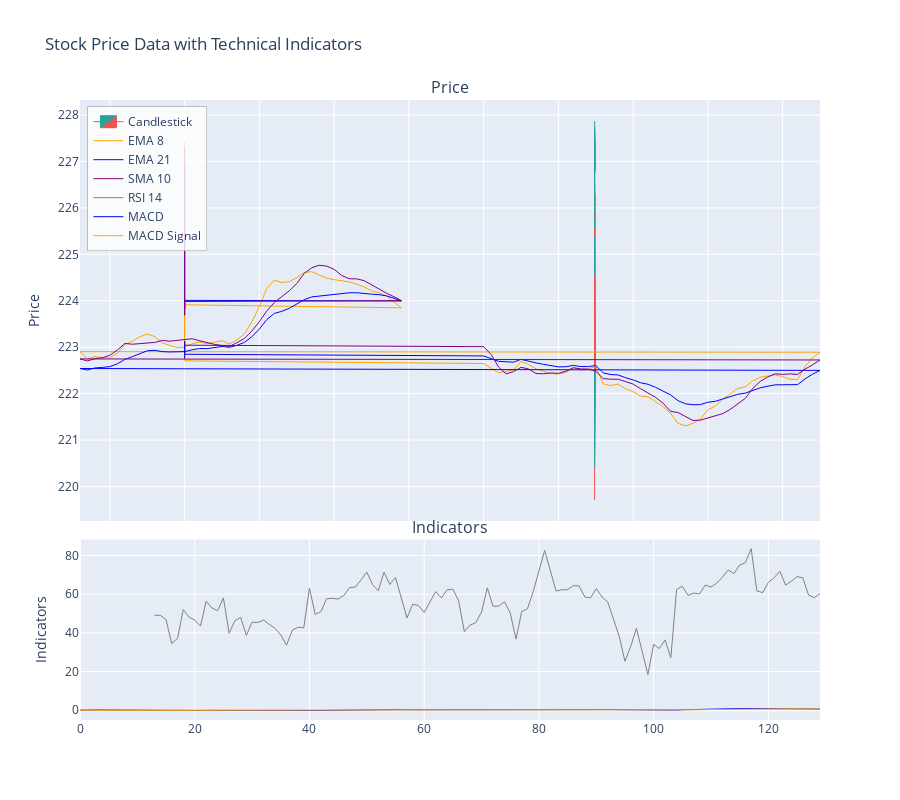
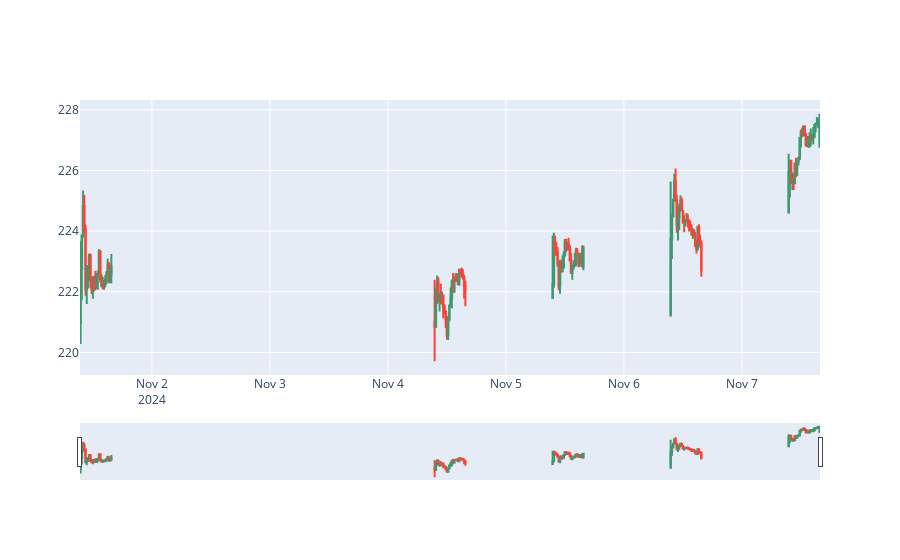

The notebook cell saved with these charts, in order:
### Code cell
import yfinance as yf
import pandas as pd
import plotly.graph_objects as go
import plotly.subplots as sp
from plotly.offline import iplot


class StockPlotter:
    def __init__(self, ticker, start_date, end_date, interval):
        self.ticker = ticker
        self.start_date = start_date
        self.end_date = end_date
        self.interval = interval
        self.data = None

    def get_data(self):
        # Retrieve stock data from Yahoo Finance
        data = yf.download(tickers = self.ticker, start = self.start_date, end = self.end_date, interval = self.interval)
        data = data.reset_index() 
        for i in ["Open", "High", "Close", "Low"]: 
            data[i] = data[i].astype("float64")
        self.data = data
        return data
    
    def calculate_technical_indicators(self):
    # Calculate EMA
        self.data['EMA_8'] = self.data['Close'][f"{self.ticker}"].ewm(span=8, adjust=False).mean()
        self.data['EMA_21'] = self.data['Close'][f"{self.ticker}"].ewm(span=21, adjust=False).mean()

        # Calculate SMA
        self.data['SMA_10'] = self.data['Close'][f"{self.ticker}"].rolling(window=10).mean()

        # Calculate RSI
        delta = self.data['Close'][f"{self.ticker}"].diff()
        gain = (delta.where(delta > 0, 0)).rolling(window=14).mean()
        loss = (-delta.where(delta < 0, 0)).rolling(window=14).mean()
        rs = gain / loss
        self.data['RSI_14'] = 100 - (100 / (1 + rs))

        # Calculate MACD
        ema_12 = self.data['Close'][f"{self.ticker}"].ewm(span=12, adjust=False).mean()
        ema_26 = self.data['Close'][f"{self.ticker}"].ewm(span=26, adjust=False).mean()
        self.data['MACD'] = ema_12 - ema_26
        self.data['MACD_Signal'] = self.data['MACD'].ewm(span=9, adjust=False).mean()

        # Calculate Parabolic SAR
        self.data['SAR'] = self.data['Close'][f"{self.ticker}"].rolling(window=4).apply(lambda x: x.min() if x.idxmin() == x.index[-1] else x.max())

        return self.data
        
    def plot_with_indicators_2(self):
    # Create figure with secondary y-axis using subplots
        fig = sp.make_subplots(rows=2, cols=1, 
                            shared_xaxes=True,
                            vertical_spacing=0.03,
                            subplot_titles=('Price', 'Indicators'),
                            row_heights=[0.7, 0.3])

        # Add candlestick with enhanced visibility settings
        fig.add_trace(go.Candlestick(
            x=self.data["Datetime"],
            open=self.data['Open'][f"{self.ticker}"],
            high=self.data['High'][f"{self.ticker}"],
            low=self.data['Low'][f"{self.ticker}"],
            close=self.data['Close'][f"{self.ticker}"],
            name='Candlestick',
            increasing_line_color='#26a69a',
            decreasing_line_color='#ef5350',
            increasing_fillcolor='#26a69a',
            decreasing_fillcolor='#ef5350',
            line=dict(width=1),
            opacity=1,
            showlegend=True,
            visible=True,
        ), row=1, col=1)

        # Add EMA lines to first subplot
        fig.add_trace(go.Scatter(
            x=self.data.index, y=self.data['EMA_8'],
            mode='lines', name='EMA 8',
            line=dict(color='orange', width=1)
        ), row=1, col=1)
        
        fig.add_trace(go.Scatter(
            x=self.data.index, y=self.data['EMA_21'],
            mode='lines', name='EMA 21',
            line=dict(color='blue', width=1)
        ), row=1, col=1)

        # Add SMA to first subplot
        fig.add_trace(go.Scatter(
            x=self.data.index, y=self.data['SMA_10'],
            mode='lines', name='SMA 10',
            line=dict(color='purple', width=1)
        ), row=1, col=1)

        # Add indicators to second subplot
        fig.add_trace(go.Scatter(
            x=self.data.index, y=self.data['RSI_14'],
            mode='lines', name='RSI 14',
            line=dict(color='gray', width=1)
        ), row=2, col=1)

        fig.add_trace(go.Scatter(
            x=self.data.index, y=self.data['MACD'],
            mode='lines', name='MACD',
            line=dict(color='blue', width=1)
        ), row=2, col=1)

        fig.add_trace(go.Scatter(
            x=self.data.index, y=self.data['MACD_Signal'],
            mode='lines', name='MACD Signal',
            line=dict(color='orange', width=1)
        ), row=2, col=1)

        fig.update_layout(
            title='Stock Price Data with Technical Indicators',
            height=800,
            showlegend=True,
            xaxis_rangeslider_visible=False,
            legend=dict(
                yanchor="top",
                y=0.99,
                xanchor="left",
                x=0.01,
                bgcolor='rgba(255, 255, 255, 0.8)',
                bordercolor='rgba(0, 0, 0, 0.2)',
                borderwidth=1
            ),
            # Ensure candlestick visibility
            uirevision=True
        )

        # Update yaxis properties
        fig.update_yaxes(title_text="Price", row=1, col=1)
        fig.update_yaxes(title_text="Indicators", row=2, col=1)

        fig.show()
        
    def plot_with_indicators_3(self):
        # Convert dataframes to series 
        # Create figure
        fig_2 = go.Figure(data=[go.Candlestick(
            x=self.data["Datetime"],
            open=self.data['Open']["AAPL"],
            high=self.data['High']["AAPL"],
            low=self.data['Low']["AAPL"],
            close=self.data['Close']["AAPL"])])

        # print(type(self.data))
        # print(type(self.data["Datetime"]))
        # print(type(self.data["Open"][f"{self.ticker}"]))
        
        fig_2.show()
        
start_date = '2024-11-01'
end_date = '2024-11-08'        

example = StockPlotter(ticker = 'AAPL', start_date = start_date, end_date = end_date, interval = "15m") 

example.get_data() 
# print(example.data)
example.calculate_technical_indicators() 
example.plot_with_indicators_2()
example.plot_with_indicators_3()

### Figure 1 — Plotly figure (JSON) as saved in the notebook; plotly's stock layout.template omitted (floating-point values rounded to 4 significant figures; data arrays with more than 128 entries replaced by an {"elided": "..."} marker saying what was removed)
{"data": [{"close": {"elided": "130 float values"}, "decreasing": {"fillcolor": "#ef5350", "line": {"color": "#ef5350"}}, "high": {"elided": "130 float values"}, "increasing": {"fillcolor": "#26a69a", "line": {"color": "#26a69a"}}, "line": {"width": 1}, "low": {"elided": "130 float values"}, "name": "Candlestick", "opacity": 1, "open": {"elided": "130 float values"}, "showlegend": true, "type": "candlestick", "visible": true, "x": {"elided": "130 str values"}, "xaxis": "x", "yaxis": "y"}, {"line": {"color": "orange", "width": 1}, "mode": "lines", "name": "EMA 8", "type": "scatter", "x": {"elided": "130 int values"}, "xaxis": "x", "y": {"elided": "130 float values"}, "yaxis": "y"}, {"line": {"color": "blue", "width": 1}, "mode": "lines", "name": "EMA 21", "type": "scatter", "x": {"elided": "130 int values"}, "xaxis": "x", "y": {"elided": "130 float values"}, "yaxis": "y"}, {"line": {"color": "purple", "width": 1}, "mode": "lines", "name": "SMA 10", "type": "scatter", "x": {"elided": "130 int values"}, "xaxis": "x", "y": {"elided": "130 float values"}, "yaxis": "y"}, {"line": {"color": "gray", "width": 1}, "mode": "lines", "name": "RSI 14", "type": "scatter", "x": {"elided": "130 int values"}, "xaxis": "x2", "y": {"elided": "130 float values"}, "yaxis": "y2"}, {"line": {"color": "blue", "width": 1}, "mode": "lines", "name": "MACD", "type": "scatter", "x": {"elided": "130 int values"}, "xaxis": "x2", "y": {"elided": "130 float values"}, "yaxis": "y2"}, {"line": {"color": "orange", "width": 1}, "mode": "lines", "name": "MACD Signal", "type": "scatter", "x": {"elided": "130 int values"}, "xaxis": "x2", "y": {"elided": "130 float values"}, "yaxis": "y2"}], "layout": {"annotations": [{"font": {"size": 16}, "showarrow": false, "text": "Price", "x": 0.5, "xanchor": "center", "xref": "paper", "y": 1.0, "yanchor": "bottom", "yref": "paper"}, {"font": {"size": 16}, "showarrow": false, "text": "Indicators", "x": 0.5, "xanchor": "center", "xref": "paper", "y": 0.291, "yanchor": "bottom", "yref": "paper"}], "height": 800, "legend": {"bgcolor": "rgba(255, 255, 255, 0.8)", "bordercolor": "rgba(0, 0, 0, 0.2)", "borderwidth": 1, "x": 0.01, "xanchor": "left", "y": 0.99, "yanchor": "top"}, "showlegend": true, "title": {"text": "Stock Price Data with Technical Indicators"}, "uirevision": true, "xaxis": {"anchor": "y", "domain": [0, 1], "matches": "x2", "rangeslider": {"visible": false}, "showticklabels": false}, "xaxis2": {"anchor": "y2", "domain": [0, 1]}, "yaxis": {"anchor": "x", "domain": [0.321, 1.0], "title": {"text": "Price"}}, "yaxis2": {"anchor": "x2", "domain": [0, 0.291], "title": {"text": "Indicators"}}}}

### Figure 2 — Plotly figure (JSON) as saved in the notebook; plotly's stock layout.template omitted (floating-point values rounded to 4 significant figures; data arrays with more than 128 entries replaced by an {"elided": "..."} marker saying what was removed)
{"data": [{"close": {"elided": "130 float values"}, "high": {"elided": "130 float values"}, "low": {"elided": "130 float values"}, "open": {"elided": "130 float values"}, "type": "candlestick", "x": {"elided": "130 str values"}}], "layout": {}}
